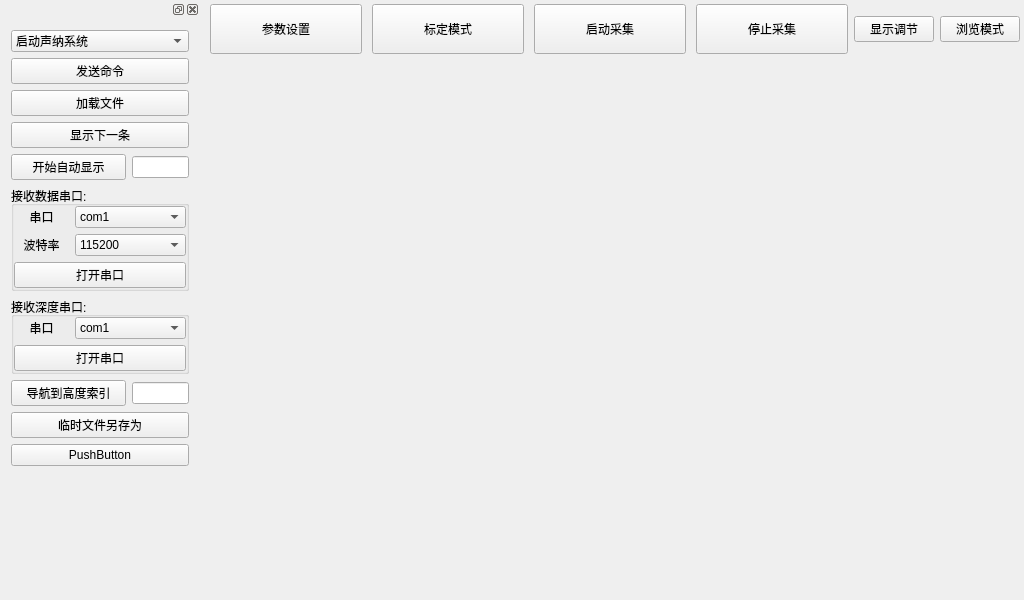
<?xml version="1.0" encoding="UTF-8"?>
<ui version="4.0">
 <class>MainWindow</class>
 <widget class="QMainWindow" name="MainWindow">
  <property name="geometry">
   <rect>
    <x>0</x>
    <y>0</y>
    <width>1024</width>
    <height>600</height>
   </rect>
  </property>
  <property name="windowTitle">
   <string>MainWindow</string>
  </property>
  <widget class="QWidget" name="centralWidget">
   <layout class="QVBoxLayout" name="verticalLayout_9">
    <property name="spacing">
     <number>2</number>
    </property>
    <property name="margin">
     <number>2</number>
    </property>
    <item>
     <layout class="QVBoxLayout" name="verticalLayout_8" stretch="0,10">
      <property name="spacing">
       <number>2</number>
      </property>
      <item>
       <widget class="QWidget" name="widget" native="true">
        <layout class="QHBoxLayout" name="horizontalLayout_22" stretch="10,1,1">
         <property name="margin">
          <number>2</number>
         </property>
         <item>
          <layout class="QHBoxLayout" name="horizontalLayout_21">
           <property name="spacing">
            <number>10</number>
           </property>
           <item>
            <widget class="QPushButton" name="btnConf">
             <property name="minimumSize">
              <size>
               <width>0</width>
               <height>50</height>
              </size>
             </property>
             <property name="text">
              <string>参数设置</string>
             </property>
             <property name="icon">
              <iconset resource="png.qrc">
               <normaloff>:/png/png toolbar/Kombine_toolbar_015.png</normaloff>:/png/png toolbar/Kombine_toolbar_015.png</iconset>
             </property>
             <property name="iconSize">
              <size>
               <width>40</width>
               <height>40</height>
              </size>
             </property>
            </widget>
           </item>
           <item>
            <widget class="QPushButton" name="btnTest">
             <property name="minimumSize">
              <size>
               <width>0</width>
               <height>50</height>
              </size>
             </property>
             <property name="text">
              <string>标定模式</string>
             </property>
             <property name="icon">
              <iconset resource="png.qrc">
               <normaloff>:/png/png toolbar/Kombine_toolbar_040.png</normaloff>:/png/png toolbar/Kombine_toolbar_040.png</iconset>
             </property>
             <property name="iconSize">
              <size>
               <width>40</width>
               <height>40</height>
              </size>
             </property>
            </widget>
           </item>
           <item>
            <widget class="QPushButton" name="btnStart">
             <property name="minimumSize">
              <size>
               <width>0</width>
               <height>50</height>
              </size>
             </property>
             <property name="text">
              <string>启动采集</string>
             </property>
             <property name="icon">
              <iconset resource="png.qrc">
               <normaloff>:/png/png toolbar/Kombine_toolbar_005.png</normaloff>:/png/png toolbar/Kombine_toolbar_005.png</iconset>
             </property>
             <property name="iconSize">
              <size>
               <width>40</width>
               <height>40</height>
              </size>
             </property>
            </widget>
           </item>
           <item>
            <widget class="QPushButton" name="btnStop">
             <property name="minimumSize">
              <size>
               <width>0</width>
               <height>50</height>
              </size>
             </property>
             <property name="text">
              <string>停止采集</string>
             </property>
             <property name="icon">
              <iconset resource="png.qrc">
               <normaloff>:/png/png toolbar/Kombine_toolbar_017.png</normaloff>:/png/png toolbar/Kombine_toolbar_017.png</iconset>
             </property>
             <property name="iconSize">
              <size>
               <width>40</width>
               <height>40</height>
              </size>
             </property>
            </widget>
           </item>
          </layout>
         </item>
         <item>
          <layout class="QVBoxLayout" name="verticalLayout_11">
           <property name="spacing">
            <number>2</number>
           </property>
           <item>
            <widget class="QPushButton" name="btnShowConf">
             <property name="maximumSize">
              <size>
               <width>100</width>
               <height>16777215</height>
              </size>
             </property>
             <property name="text">
              <string>显示调节</string>
             </property>
             <property name="icon">
              <iconset resource="png.qrc">
               <normaloff>:/png/png toolbar/spliterButton.png</normaloff>:/png/png toolbar/spliterButton.png</iconset>
             </property>
             <property name="iconSize">
              <size>
               <width>30</width>
               <height>30</height>
              </size>
             </property>
            </widget>
           </item>
          </layout>
         </item>
         <item>
          <layout class="QHBoxLayout" name="horizontalLayout">
           <item>
            <widget class="QPushButton" name="btnBrowseMode">
             <property name="maximumSize">
              <size>
               <width>100</width>
               <height>16777215</height>
              </size>
             </property>
             <property name="text">
              <string>浏览模式</string>
             </property>
             <property name="icon">
              <iconset resource="png.qrc">
               <normaloff>:/png/png toolbar/Kombine_toolbar_028.png</normaloff>:/png/png toolbar/Kombine_toolbar_028.png</iconset>
             </property>
             <property name="iconSize">
              <size>
               <width>30</width>
               <height>30</height>
              </size>
             </property>
            </widget>
           </item>
          </layout>
         </item>
        </layout>
       </widget>
      </item>
      <item>
       <widget class="QWidget" name="widgetMain" native="true">
        <layout class="QHBoxLayout" name="horizontalLayout_2">
         <property name="spacing">
          <number>2</number>
         </property>
         <property name="leftMargin">
          <number>2</number>
         </property>
         <property name="topMargin">
          <number>0</number>
         </property>
         <property name="rightMargin">
          <number>2</number>
         </property>
         <property name="bottomMargin">
          <number>2</number>
         </property>
         <item>
          <layout class="QHBoxLayout" name="layoutMain">
           <property name="spacing">
            <number>0</number>
           </property>
          </layout>
         </item>
        </layout>
       </widget>
      </item>
     </layout>
    </item>
   </layout>
  </widget>
  <widget class="QDockWidget" name="dockWidget">
   <property name="minimumSize">
    <size>
     <width>200</width>
     <height>552</height>
    </size>
   </property>
   <property name="maximumSize">
    <size>
     <width>200</width>
     <height>5000</height>
    </size>
   </property>
   <attribute name="dockWidgetArea">
    <number>1</number>
   </attribute>
   <widget class="QWidget" name="dockWidgetContents">
    <property name="maximumSize">
     <size>
      <width>200</width>
      <height>16777215</height>
     </size>
    </property>
    <layout class="QVBoxLayout" name="verticalLayout_7">
     <item>
      <layout class="QVBoxLayout" name="verticalLayout">
       <item>
        <layout class="QHBoxLayout" name="horizontalLayout_4" stretch="0">
         <item>
          <widget class="QComboBox" name="comboBoxCommand">
           <item>
            <property name="text">
             <string>启动声纳系统</string>
            </property>
           </item>
           <item>
            <property name="text">
             <string>停止声纳系统</string>
            </property>
           </item>
           <item>
            <property name="text">
             <string>设置孔径（1.5m，采样延时0）</string>
            </property>
           </item>
           <item>
            <property name="text">
             <string>设置孔径（3m，采样延时0）</string>
            </property>
           </item>
           <item>
            <property name="text">
             <string>设置孔径（3m，采样延时1000mm）</string>
            </property>
           </item>
           <item>
            <property name="text">
             <string>设置测量点密度（500ms）</string>
            </property>
           </item>
           <item>
            <property name="text">
             <string>设置测量点密度（200ms）</string>
            </property>
           </item>
           <item>
            <property name="text">
             <string>设置TVG（0x88）</string>
            </property>
           </item>
          </widget>
         </item>
        </layout>
       </item>
       <item>
        <widget class="QPushButton" name="btnSendCommand">
         <property name="text">
          <string>发送命令</string>
         </property>
        </widget>
       </item>
      </layout>
     </item>
     <item>
      <layout class="QVBoxLayout" name="verticalLayout_3">
       <item>
        <widget class="QPushButton" name="btnLoadFile">
         <property name="text">
          <string>加载文件</string>
         </property>
        </widget>
       </item>
       <item>
        <widget class="QPushButton" name="btnShowNext">
         <property name="text">
          <string>显示下一条</string>
         </property>
        </widget>
       </item>
       <item>
        <layout class="QHBoxLayout" name="horizontalLayout_3" stretch="2,1">
         <item>
          <widget class="QPushButton" name="btnAutoShow">
           <property name="text">
            <string>开始自动显示</string>
           </property>
          </widget>
         </item>
         <item>
          <widget class="QLineEdit" name="lEditAutoShow"/>
         </item>
        </layout>
       </item>
      </layout>
     </item>
     <item>
      <widget class="QGroupBox" name="groupBox">
       <property name="title">
        <string>接收数据串口:</string>
       </property>
       <layout class="QVBoxLayout" name="verticalLayout_6">
        <property name="margin">
         <number>0</number>
        </property>
        <item>
         <layout class="QVBoxLayout" name="verticalLayout_2">
          <item>
           <layout class="QHBoxLayout" name="horizontalLayout_5" stretch="1,2">
            <item>
             <widget class="QLabel" name="label_3">
              <property name="text">
               <string>串口</string>
              </property>
              <property name="alignment">
               <set>Qt::AlignCenter</set>
              </property>
             </widget>
            </item>
            <item>
             <widget class="QComboBox" name="comboPort">
              <item>
               <property name="text">
                <string>com1</string>
               </property>
              </item>
              <item>
               <property name="text">
                <string>com2</string>
               </property>
              </item>
              <item>
               <property name="text">
                <string>com3</string>
               </property>
              </item>
              <item>
               <property name="text">
                <string>/dev/ttyS0</string>
               </property>
              </item>
              <item>
               <property name="text">
                <string>/dev/ttyS1</string>
               </property>
              </item>
              <item>
               <property name="text">
                <string>/dev/ttyS2</string>
               </property>
              </item>
              <item>
               <property name="text">
                <string>/dev/ttyUSB0</string>
               </property>
              </item>
              <item>
               <property name="text">
                <string>/dev/ttyUSB1</string>
               </property>
              </item>
              <item>
               <property name="text">
                <string>/dev/ttyUSB2</string>
               </property>
              </item>
              <item>
               <property name="text">
                <string>/dev/ttySAC0</string>
               </property>
              </item>
              <item>
               <property name="text">
                <string>/dev/ttySAC1</string>
               </property>
              </item>
              <item>
               <property name="text">
                <string>/dev/ttySAC2</string>
               </property>
              </item>
             </widget>
            </item>
           </layout>
          </item>
          <item>
           <layout class="QHBoxLayout" name="horizontalLayout_6" stretch="1,2">
            <item>
             <widget class="QLabel" name="label_4">
              <property name="text">
               <string>波特率</string>
              </property>
              <property name="alignment">
               <set>Qt::AlignCenter</set>
              </property>
             </widget>
            </item>
            <item>
             <widget class="QComboBox" name="comboBaudRate">
              <item>
               <property name="text">
                <string>115200</string>
               </property>
              </item>
              <item>
               <property name="text">
                <string>230400</string>
               </property>
              </item>
              <item>
               <property name="text">
                <string>256000</string>
               </property>
              </item>
             </widget>
            </item>
           </layout>
          </item>
          <item>
           <widget class="QPushButton" name="btnOpenPort">
            <property name="text">
             <string>打开串口</string>
            </property>
           </widget>
          </item>
         </layout>
        </item>
       </layout>
      </widget>
     </item>
     <item>
      <widget class="QGroupBox" name="groupBox_2">
       <property name="title">
        <string>接收深度串口:</string>
       </property>
       <layout class="QVBoxLayout" name="verticalLayout_5">
        <property name="margin">
         <number>0</number>
        </property>
        <item>
         <layout class="QVBoxLayout" name="verticalLayout_4">
          <item>
           <layout class="QHBoxLayout" name="horizontalLayout_7" stretch="1,2">
            <item>
             <widget class="QLabel" name="label_5">
              <property name="text">
               <string>串口</string>
              </property>
              <property name="alignment">
               <set>Qt::AlignCenter</set>
              </property>
             </widget>
            </item>
            <item>
             <widget class="QComboBox" name="comboPortHeight">
              <item>
               <property name="text">
                <string>com1</string>
               </property>
              </item>
              <item>
               <property name="text">
                <string>com2</string>
               </property>
              </item>
              <item>
               <property name="text">
                <string>com3</string>
               </property>
              </item>
              <item>
               <property name="text">
                <string>/dev/ttyS0</string>
               </property>
              </item>
              <item>
               <property name="text">
                <string>/dev/ttyS1</string>
               </property>
              </item>
              <item>
               <property name="text">
                <string>/dev/ttyS2</string>
               </property>
              </item>
              <item>
               <property name="text">
                <string>/dev/ttyUSB0</string>
               </property>
              </item>
              <item>
               <property name="text">
                <string>/dev/ttyUSB1</string>
               </property>
              </item>
              <item>
               <property name="text">
                <string>/dev/ttyUSB2</string>
               </property>
              </item>
              <item>
               <property name="text">
                <string>/dev/ttySAC0</string>
               </property>
              </item>
              <item>
               <property name="text">
                <string>/dev/ttySAC1</string>
               </property>
              </item>
              <item>
               <property name="text">
                <string>/dev/ttySAC2</string>
               </property>
              </item>
             </widget>
            </item>
           </layout>
          </item>
          <item>
           <widget class="QPushButton" name="btnOpenPortHeight">
            <property name="text">
             <string>打开串口</string>
            </property>
           </widget>
          </item>
         </layout>
        </item>
       </layout>
      </widget>
     </item>
     <item>
      <layout class="QHBoxLayout" name="horizontalLayout_8" stretch="2,1">
       <item>
        <widget class="QPushButton" name="btnSeekToNodeIndex">
         <property name="text">
          <string>导航到高度索引</string>
         </property>
        </widget>
       </item>
       <item>
        <widget class="QLineEdit" name="lEditNodeIndex"/>
       </item>
      </layout>
     </item>
     <item>
      <widget class="QPushButton" name="btnTempFileSaveAs">
       <property name="text">
        <string>临时文件另存为</string>
       </property>
      </widget>
     </item>
     <item>
      <widget class="QPushButton" name="pushButton">
       <property name="text">
        <string>PushButton</string>
       </property>
      </widget>
     </item>
     <item>
      <spacer name="verticalSpacer">
       <property name="orientation">
        <enum>Qt::Vertical</enum>
       </property>
       <property name="sizeHint" stdset="0">
        <size>
         <width>20</width>
         <height>78</height>
        </size>
       </property>
      </spacer>
     </item>
    </layout>
   </widget>
  </widget>
 </widget>
 <layoutdefault spacing="6" margin="11"/>
 <resources>
  <include location="png.qrc"/>
 </resources>
 <connections/>
</ui>
